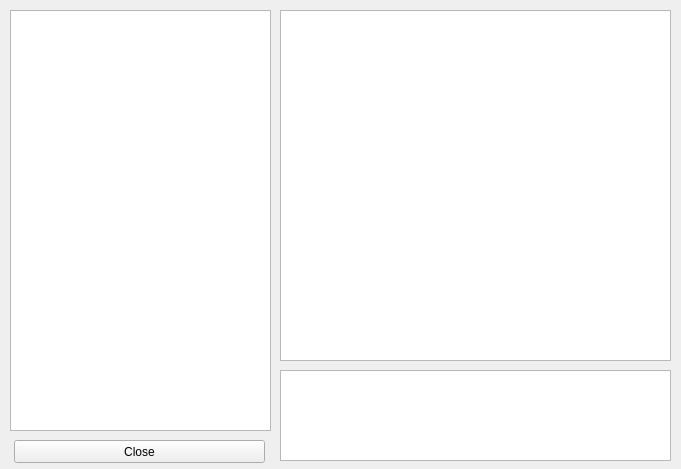
<?xml version="1.0" encoding="UTF-8"?>
<ui version="4.0">
 <class>stockView</class>
 <widget class="QWidget" name="stockView">
  <property name="geometry">
   <rect>
    <x>0</x>
    <y>0</y>
    <width>681</width>
    <height>469</height>
   </rect>
  </property>
  <property name="windowTitle">
   <string>Stocks</string>
  </property>
  <widget class="QWidget" name="verticalLayoutWidget">
   <property name="geometry">
    <rect>
     <x>10</x>
     <y>10</y>
     <width>261</width>
     <height>421</height>
    </rect>
   </property>
   <layout class="QVBoxLayout" name="verticalLayout">
    <item>
     <widget class="QListWidget" name="listWidget"/>
    </item>
   </layout>
  </widget>
  <widget class="QWidget" name="verticalLayoutWidget_2">
   <property name="geometry">
    <rect>
     <x>280</x>
     <y>10</y>
     <width>391</width>
     <height>351</height>
    </rect>
   </property>
   <layout class="QVBoxLayout" name="verticalLayout_2">
    <item>
     <widget class="QGraphicsView" name="soloStockPlot"/>
    </item>
   </layout>
  </widget>
  <widget class="QWidget" name="verticalLayoutWidget_3">
   <property name="geometry">
    <rect>
     <x>280</x>
     <y>370</y>
     <width>391</width>
     <height>91</height>
    </rect>
   </property>
   <layout class="QVBoxLayout" name="verticalLayout_3">
    <item>
     <widget class="QTextBrowser" name="stockInfo"/>
    </item>
   </layout>
  </widget>
  <widget class="QPushButton" name="closeButton">
   <property name="geometry">
    <rect>
     <x>14</x>
     <y>440</y>
     <width>251</width>
     <height>23</height>
    </rect>
   </property>
   <property name="text">
    <string>Close</string>
   </property>
  </widget>
 </widget>
 <resources/>
 <connections/>
</ui>
